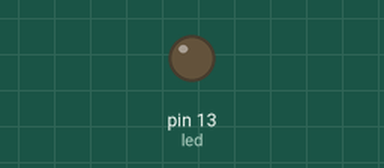
Recording of a sketch running on a simulated Arduino Uno, built with avr-gcc and run on an emulated ATmega328P. On the bench: output pins drawn as LEDs (lit = HIGH).

Above: at 0.65 s.
At 5.15 s:
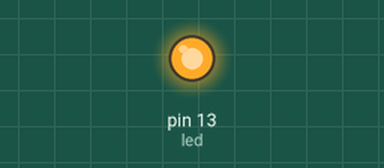
Timing chart, 0 to 7.8 s (numbered marks = the images above):
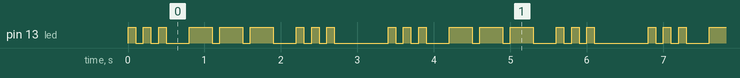

Measured:
- by itself, pin 13 (led): repeats every 3.4 s: 2 × (LOW 0.10 s, HIGH 0.10 s), LOW 0.30 s, 2 × (HIGH 0.30 s, LOW 0.10 s), HIGH 0.30 s, LOW 0.30 s, 2 × (HIGH 0.10 s, LOW 0.10 s), HIGH 0.10 s, LOW 0.70 s, HIGH 0.10 s
- by itself, everything shown: repeats every 3.4 s, in 18 steps

The sketch:

HelloMorseCycle.ino
```cpp
int led = 13;

void setup() {
  pinMode(led, OUTPUT);
}

void loop() {
  int signal[] = {1,1,1,3,3,3,1,1,1};
  int pause[] = {1,1,3,1,1,3,1,1,7};
  for (int i = 0; i < 9; i++) {
    playSignal(signal[i], pause[i]);
  }
}

void playSignal(int signal, int pause) {
  digitalWrite(led, HIGH);
  delay(100 * signal);
  digitalWrite(led, LOW);
  delay(100 * pause);
}
```
